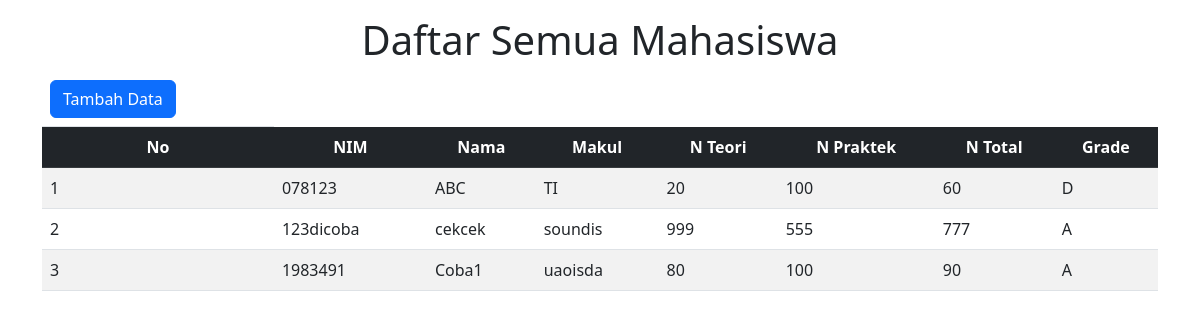
The app's page /viewnilai.php with its own data.
### tables this page shows
CREATE TABLE `nilaimakul` (
  `nim` varchar(11) NOT NULL,
  `nama` varchar(50) NOT NULL,
  `makul` varchar(20) NOT NULL,
  `nilai_t` int(3) NOT NULL,
  `nilai_p` int(3) NOT NULL,
  `t_nilai` int(3) NOT NULL,
  `grade` varchar(1) NOT NULL
);

### viewnilai.php (the view, shortened to what this page needs)
<?php
    include './database/connectDB.php';
?>
<!DOCTYPE html>
<html lang="en">
<head>
    <link rel="stylesheet" href="./bootstrap/css/bootstrap.css">
</head>
<body>
    <form action="" method="post" class="container">
        <h1>Daftar Semua Mahasiswa</h1>
        <table class="table table-striped">
            <thead>
                <tr>
                    <td>
                        <a href="./inputnilai.php" class="btn btn-primary">Tambah Data</a>
                    </td>
                </tr>
                <tr class="table-dark">
                    <th>No</th>
                    <th>NIM</th>
                    <th>Nama</th>
                    <th>Makul</th>
                    <th>N Teori</th>
                    <th>N Praktek</th>
                    <th>N Total</th>
                    <th>Grade</th>
                </tr>
            </thead>
            <tbody>
                <?php
                    $no = 1;
                    $query = mysqli_query($conn,"SELECT * FROM nilaimakul");
                    while ($data = mysqli_fetch_array($query)){
                        echo "
                        <tr>
                            <td>$no</td>
                            <td>$data[nim]</td>
                            <td>$data[nama]</td>
                            <td>$data[makul]</td>
                            <td>$data[nilai_t]</td>
                            <td>$data[nilai_p]</td>
                            <td>$data[t_nilai]</td>
                            <td>$data[grade]</td>
                        </tr>
                        ";
                        $no++;
                    }
                ?>
            </tbody>
        </table>
    </form>
</body>
</html>

### viewnilai.php (style rules this page uses)
.container { padding-top: 1rem; display: flex; justify-content: flex-start; align-items: center; flex-direction: column; width: 100%; height: 100vh; }
th { text-align: center; }

### records on screen
nilaimakul: nim "078123", nama "ABC", makul "TI", nilai_t "20", nilai_p "100", t_nilai "60", grade "D"
nilaimakul: nim "123dicoba", nama "cekcek", makul "soundis", nilai_t "999", nilai_p "555", t_nilai "777", grade "A"
nilaimakul: nim "1983491", nama "Coba1", makul "uaoisda", nilai_t "80", nilai_p "100", t_nilai "90", grade "A"
